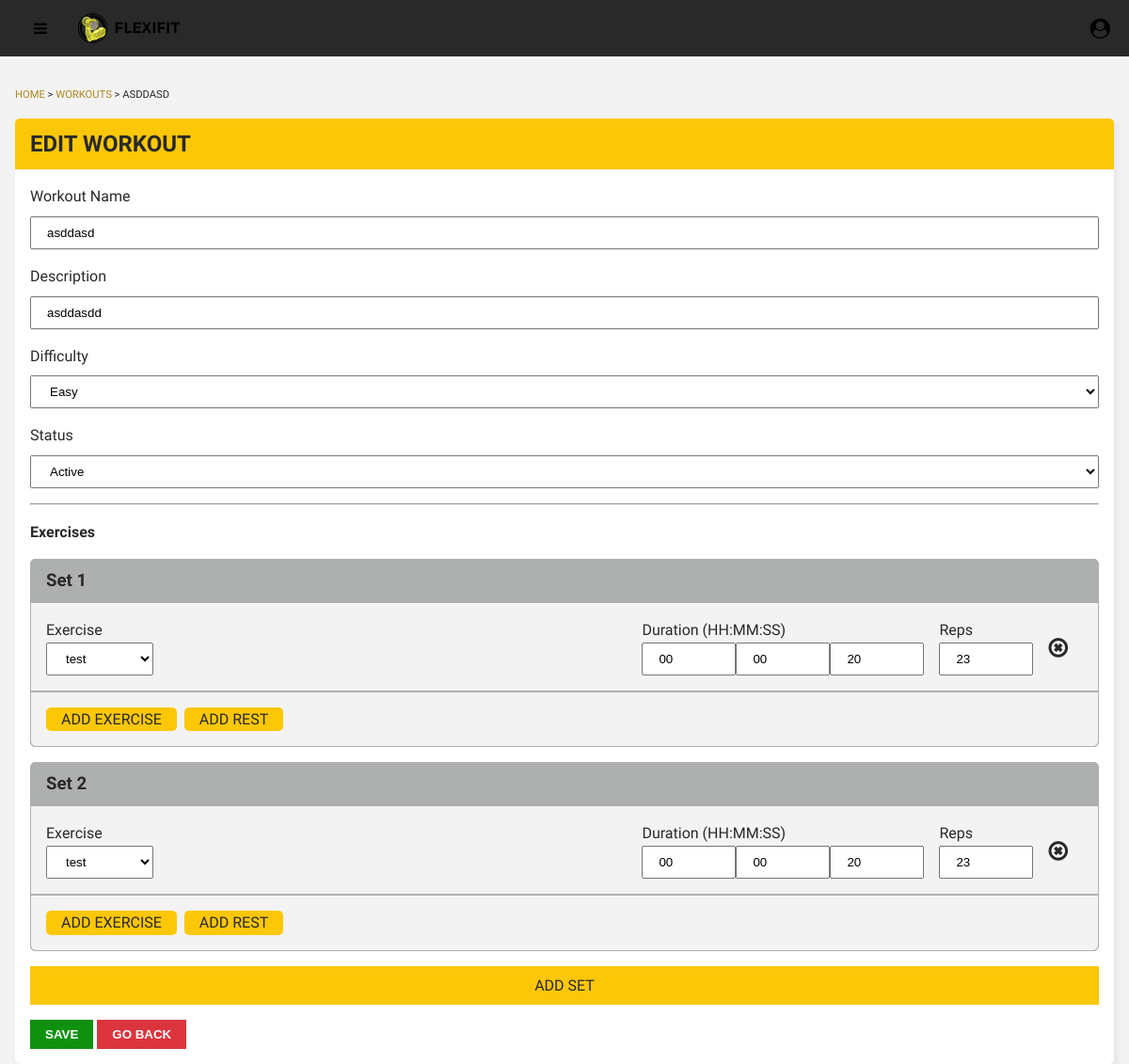
The page /admin/edit-workout.php?id=1 (signed in) on the database its author committed.
### tables this page shows
CREATE TABLE `workout` (
  `ID` int(11) NOT NULL,
  `userID` int(11) NOT NULL,
  `workoutName` varchar(255) NOT NULL,
  `workoutPicUrl` varchar(500) NOT NULL,
  `workoutDescription` varchar(500) NOT NULL,
  `difficulty` varchar(255) NOT NULL DEFAULT '',
  `status` tinyint(1) NOT NULL DEFAULT 0,
  `dateCreated` datetime NOT NULL DEFAULT current_timestamp(),
  `dateUpdated` datetime DEFAULT NULL
);

CREATE TABLE `workout_exercises` (
  `ID` int(11) NOT NULL,
  `workoutID` int(11) NOT NULL,
  `exerciseID` int(11) NOT NULL,
  `exerciseOrder` int(11) DEFAULT NULL,
  `reps` int(11) DEFAULT NULL,
  `duration` time DEFAULT NULL,
  `workoutSet` int(11) NOT NULL
);

CREATE TABLE `exercise` (
  `ID` int(11) NOT NULL,
  `userID` int(11) NOT NULL,
  `exerciseName` varchar(255) NOT NULL,
  `exercisePicUrl` varchar(500) NOT NULL,
  `exerciseVidUrl` text DEFAULT NULL,
  `description` varchar(500) NOT NULL,
  `status` tinyint(1) NOT NULL DEFAULT 0,
  `dateCreated` date NOT NULL DEFAULT current_timestamp()
);

### admin/includes/edit-workout.php (called while the page is built, shortened)
<?php
class Workout
{
    private $workoutId;
    private $conn;
    public function __construct($conn, $workoutId)
    {
        $this->conn = $conn;
        $this->workoutId = $workoutId;
    }
    public function get_workout()
    {
        $stmt = $this->conn->prepare("SELECT * FROM `workout` WHERE ID = ?");
        $stmt->bind_param("i", $this->workoutId);
        $stmt->execute();
        $result = $stmt->get_result();
        if ($result->num_rows > 0) {
            return $result->fetch_assoc();
        } else {
            return [];
        }
    }
    public function get_unique_workout_sets()
    {
        $stmt = $this->conn->prepare("SELECT DISTINCT `workoutSet` FROM `workout_exercises` WHERE workoutID = ? ORDER BY `workoutSet`");
        $stmt->bind_param("i", $this->workoutId);
        $stmt->execute();
        $result = $stmt->get_result();
        $workoutSets = [];
        while ($row = $result->fetch_assoc()) {
            $workoutSets[] = $row;
        }
        return $workoutSets;
    }
    public function get_exercise_list($workoutSet)
    {
        $stmt = $this->conn->prepare("SELECT `workout_exercises`.*, `exercise`.`exerciseName` FROM `workout_exercises` INNER JOIN `exercise` ON `workout_exercises`.`exerciseID` = `exercise`.`ID` WHERE workoutID = ? AND `workoutSet` = ?");
        $stmt->bind_param("ii", $this->workoutId, $workoutSet);
        $stmt->execute();
        $result = $stmt->get_result();
        $exerciseList = [];
        while ($row = $result->fetch_assoc()) {
            $exerciseList[] = $row;
        }
        return $exerciseList;
    }
}

### admin/edit-workout.php (the view, shortened to what this page needs)
<?php
require_once "./includes/auth.php";
isset($_GET['id']) && !empty($_GET['id']) ? $workoutId = $_GET['id'] : header("location: ./workouts.php");
?>
<?php
require_once("./includes/edit-workout.php");
$workout = new Workout($conn, $workoutId);
$workoutDetails = $workout->get_workout();
$workoutSets = $workout->get_unique_workout_sets();
?>
<!DOCTYPE html>
<html lang="en">
<head>
    <?php include "./components/css.php" ?>
    <link href="./css/edit-workout.css" rel="stylesheet">
</head>
<body>
    <?php include "./components/navbar.php" ?>
    <div class="grid-container">
        <main class="main-container">
            <div class="page-title">
                <div class="quick-link">
                    <p><a href="index.php"> HOME </a> > <a href="workouts.php">WORKOUTS</a> > <?= strtoupper(htmlspecialchars($workoutDetails['workoutName'])) ?></p>
                </div>
            </div>
            <div class="main-content">
                <div class="edit-content">
                    <div class="edit-content-title">
                        <h2>EDIT WORKOUT</h2>
                    </div>
                    <form class="edit-content-form" action="./includes/add-workout-details.php" method="POST" enctype="multipart/form-data">
                        <div class="input-full">
                            <label>Workout Name</label>
                            <input name="workoutName" type="text" value="<?= htmlspecialchars($workoutDetails['workoutName']) ?>" />
                        </div>
                        <div class="input-full">
                            <label>Description</label>
                            <input name="workoutDescription" type="text" value="<?= htmlspecialchars($workoutDetails['workoutDescription']) ?>" />
                        </div>
                        <div class="input-full">
                            <label>Difficulty</label>
                            <select name="difficulty">
                                <option value="easy" <?= htmlspecialchars($workoutDetails['difficulty']) == 'easy' ? 'selected' : ''; ?>>Easy</option>
                            </select>
                        </div>
                        <div class="input-full">
                            <label>Status</label>
                            <select name="status">
                                <option value="1" <?= htmlspecialchars($workoutDetails['status']) == 1 ? 'selected' : ''; ?>>Active</option>
                            </select>
                        </div>
                        <hr>
                        <h4>Exercises</h4>
                        <div class="workout-steps">
                            <?php foreach ($workoutSets as $index => $set): ?>
                                <div class="sets">
                                    <div class="set-number">
                                        <h3>Set <?= $set['workoutSet'] ?></h3>
                                    </div>
                                    <div class="set-exercise-list">
                                        <?php
                                        $exerciseList = $workout->get_exercise_list($set['workoutSet']);
                                        foreach ($exerciseList as $index => $exercise):
                                            $duration = explode(":", $exercise['duration']);
                                            $hours = $duration[0];
                                            $minutes = $duration[1];
                                            $seconds = $duration[2];
                                        ?>
                                            <div class="set-content-container">
                                                <div class="set-content">
                                                    <div class="set-exercise">
                                                        <div>
                                                            <label>Exercise</label>
                                                            <select name="updatedSet[<?= $set['workoutSet'] ?>][exericse][<?= $index ?>][exerciseID]">
                                                                <option value="<?= $exercise['exerciseID'] ?>" selected><?= $exercise['exerciseName'] ?></option>
                                                            </select>
                                                        </div>
                                                        <div class="set-exercise-inputs-container">
                                                            <div class="set-exercise-input">
                                                                <label>Duration (HH:MM:SS)</label>
                                                                <div class="duration">
                                                                    <input type="number" min="0" max="23" value="<?= $hours ?>" name="updatedSet[<?= $set['workoutSet'] ?>][exericse][<?= $index ?>][hours]">
                                                                    <input type="number" min="0" max="59" value="<?= $minutes ?>" name="updatedSet[<?= $set['workoutSet'] ?>][exericse][<?= $index ?>][minutes]">
                                                                    <input type="number" min="0" max="59" value="<?= $seconds ?>" name="updatedSet[<?= $set['workoutSet'] ?>][exericse][<?= $index ?>][seconds]">
                                                                </div>
                                                            </div>
                                                            <div class="set-exercise-input">
                                                                <label>Reps</label>
                                                                <input type="number" value="<?= $exercise['reps'] ?>" name="updatedSet[<?= $set['workoutSet'] ?>][exericse][<?= $index ?>][reps]">
                                                            </div>
                                                        </div>
                                                    </div>
                                                </div>
                                                <i class="fa-times-circle-o fa removeExercise" aria-hidden="true"></i>
                                            </div>
                                        <?php endforeach; ?>
                                    </div>
                                    <div class="set-buttons">
                                        <p class="add-exercise">ADD EXERCISE</p>
                                        <p class="add-rest">ADD REST</p>
                                    </div>
                                </div>
                            <?php endforeach; ?>
                        </div>
                        <div class="workout-step-add">
                            <p>ADD SET</p>
                        </div>
                        <div class="edit-form-buttons">
                            <button type="submit" class="save">SAVE</button>
                            <a href="./workouts.php"><button type="button" class="back">GO BACK</button></a>
                        </div>
                    </form>
                </div>
            </div>
        </main>
    </div>
</body>
</html>

### admin/css/content-container.css (style rules this page uses)
.grid-container { display: flex; height: calc(100vh - 60px); overflow: auto; background-color: var(--light-grey); }
.main-container { margin: auto; padding: 1rem; display: flex; flex-direction: column; max-width: 80rem; color: var(--black); margin-top: 1rem; margin-bottom: 1rem; width: 100%; }
.page-title { font-size: 1.5rem; margin-bottom: 1rem; max-width: 100%; }
.quick-link { font-size: 0.7rem; }
.quick-link a { text-decoration: none; color: var(--dark-yellow); }

### admin/css/edit-workout.css (style rules this page uses)
.edit-content { background-color: white; border-radius: 5px; box-shadow: var(--light-shadow); }
.edit-content-title { background-color: var(--yellow); padding: 0.5rem 1rem; border-top-right-radius: 5px; border-top-left-radius: 5px; }
.edit-content-form { padding: 1rem; display: flex; flex-direction: column; gap: 1rem; }
.edit-form-buttons button { padding: 0.5rem 1rem; cursor: pointer; color: white; font-weight: var(--bold); }
.edit-form-buttons .save { background-color: var(--green); }
.edit-form-buttons .back { background-color: var(--red); }
.workout-steps { display: flex; flex-direction: column; gap: 1rem; }
.workout-step-add { padding: 0.5rem; display: flex; justify-content: center; align-items: center; width: 100%; background-color: var(--yellow); }
.input-full { width: 100%; display: flex; gap: 0.5rem; flex-direction: column; }
form input, select { padding: 0.5rem 1rem; }
.sets { border-radius: 5px; border: 1px solid var(--dark-grey); background-color: var(--dark-grey); }
.set-number { padding: 0.5rem 1rem; }
.set-exercise-list { display: flex; flex-direction: column; }
.set-content-container { padding: 1rem; background-color: var(--light-grey); display: flex; justify-content: space-between; border-bottom: 1px solid var(--dark-grey); align-items: center; }
.set-content { width: 100%; }
.removeExercise { padding: 1rem; font-size: 1.5rem; }
.set-exercise { display: flex; justify-content: space-between; flex-wrap: wrap; gap: 1rem; }
.set-exercise > div:first-child { display: flex; flex-direction: column; }
.set-exercise select { height: fit-content; }
.set-exercise-inputs-container { display: flex; gap: 1rem; }
.set-exercise-input { display: flex; flex-direction: column; }
.set-exercise-input > .duration { display: flex; flex-wrap: wrap; }
.set-exercise-input input { width: 100px; max-width: 100%; }
.set-buttons { border-end-start-radius: 5px; border-end-end-radius: 5px; display: flex; gap: 0.5rem; border-top: 1px solid var(--dark-grey); padding: 1rem; background-color: var(--light-grey); }
.set-buttons p { padding: 0 1rem; background-color: var(--yellow); border-radius: 5px; }

### rows shown on the page
workout: workoutName "ASDDASD", workoutName "asddasd", workoutDescription "asddasdd", difficulty "Easy", status "Active"
workout_exercises: exerciseID.exerciseName "test", duration "00", duration "20", reps "23"
workout_exercises: exerciseID.exerciseName "test", duration "00", duration "20", reps "23"

### other values the page prints
$set['workoutSet'] "1"
$set['workoutSet'] "2"
